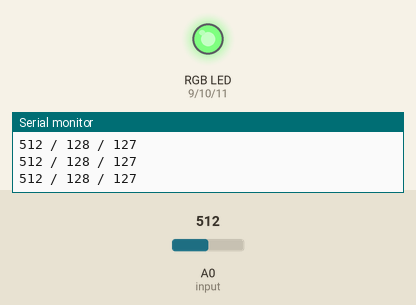
Bench run of a sketch on a simulated Arduino Uno, built with avr-gcc and run on an emulated ATmega328P. Shown: an RGB LED mixed from three pins (HIGH = lit), the last lines printed to the serial monitor. Inputs (shaded band) come from the test bench; at power-on: A0 (input) = 512.

Above: at 1.2 s.
1.3 s: A0 (input) set to 614
At 1.9 s:
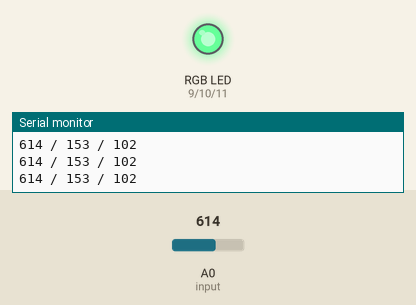
2.8 s: A0 (input) set to 637
At 3.1 s:
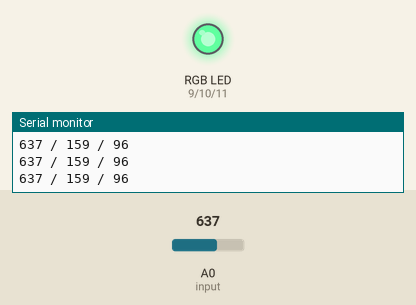
5.8 s: A0 (input) set to 1023
At 6.4 s:
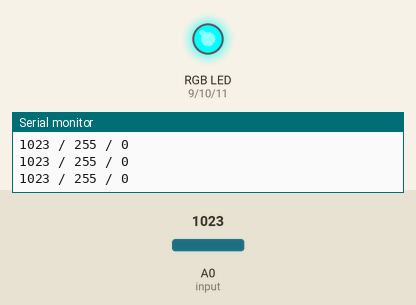
7.3 s: A0 (input) set to 900
At 8.5 s:
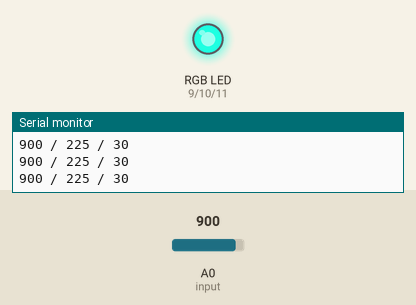
8.8 s: A0 (input) set to 0
At 9.6 s:
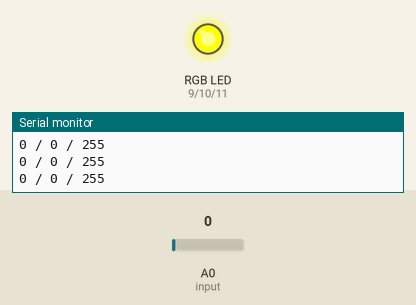
10.3 s: A0 (input) set to 8
At 10.8 s:
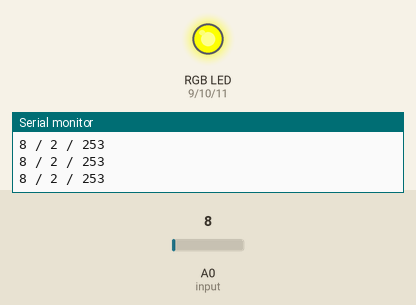
11.8 s: A0 (input) set to 11
Timing chart, 0 to 14.3 s (numbered marks = the images above; inputs shaded):
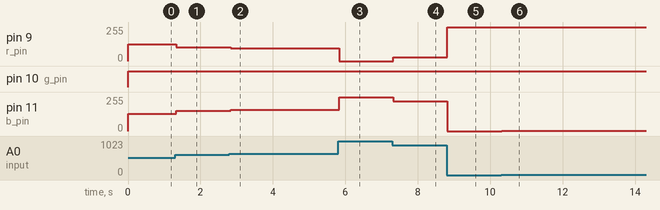

The sketch:

potentiometer.ino
```cpp
int input = A0;

//OUTPUT PINS
int b_pin = 11;
int g_pin = 10;
int r_pin = 9;

void setup() {
  // put your setup code here, to run once:
  Serial.begin(9600);
  pinMode(input, INPUT);

  pinMode(r_pin, OUTPUT);
  pinMode(g_pin, OUTPUT);
  pinMode(b_pin, OUTPUT);
}

void loop() {
  // put your main code here, to run repeatedly:
  int val = analogRead(input);
  Serial.print(val);

  int bVal = map(val, 0, 1020, 0, 255);
  int rVal = 255 - bVal;


  Serial.print(" / ");
  Serial.print(bVal);
  Serial.print(" / ");
  Serial.println(rVal);
  set_rgb(rVal, 255, bVal);
}


void set_rgb(int r_val, int g_val, int b_val){
  //SETTING EACH
  analogWrite(r_pin, r_val);
  analogWrite(g_pin, g_val);
  analogWrite(b_pin, b_val);
}
```

Measured:
- after the input at 1.3 s, pin 9 (r_pin): 127/255 → 102/255 at once; pin 11 (b_pin): 128/255 → 153/255 at once
- after the input at 2.8 s, pin 9 (r_pin): 102/255 → 96/255 at once; pin 11 (b_pin): 153/255 → 159/255 at once
- after the input at 5.8 s, pin 9 (r_pin): 96/255 → 0/255 at once; pin 11 (b_pin): 159/255 → 255/255 at once
- after the input at 7.3 s, pin 9 (r_pin): 0/255 → 30/255 at once; pin 11 (b_pin): 255/255 → 225/255 at once
- after the input at 8.8 s, pin 9 (r_pin): 30/255 → 255/255 at once; pin 11 (b_pin): 225/255 → 0/255 at once
- after the input at 10.3 s, pin 9 (r_pin): 255/255 → 253/255 at once; pin 11 (b_pin): 0/255 → 2/255 at once
